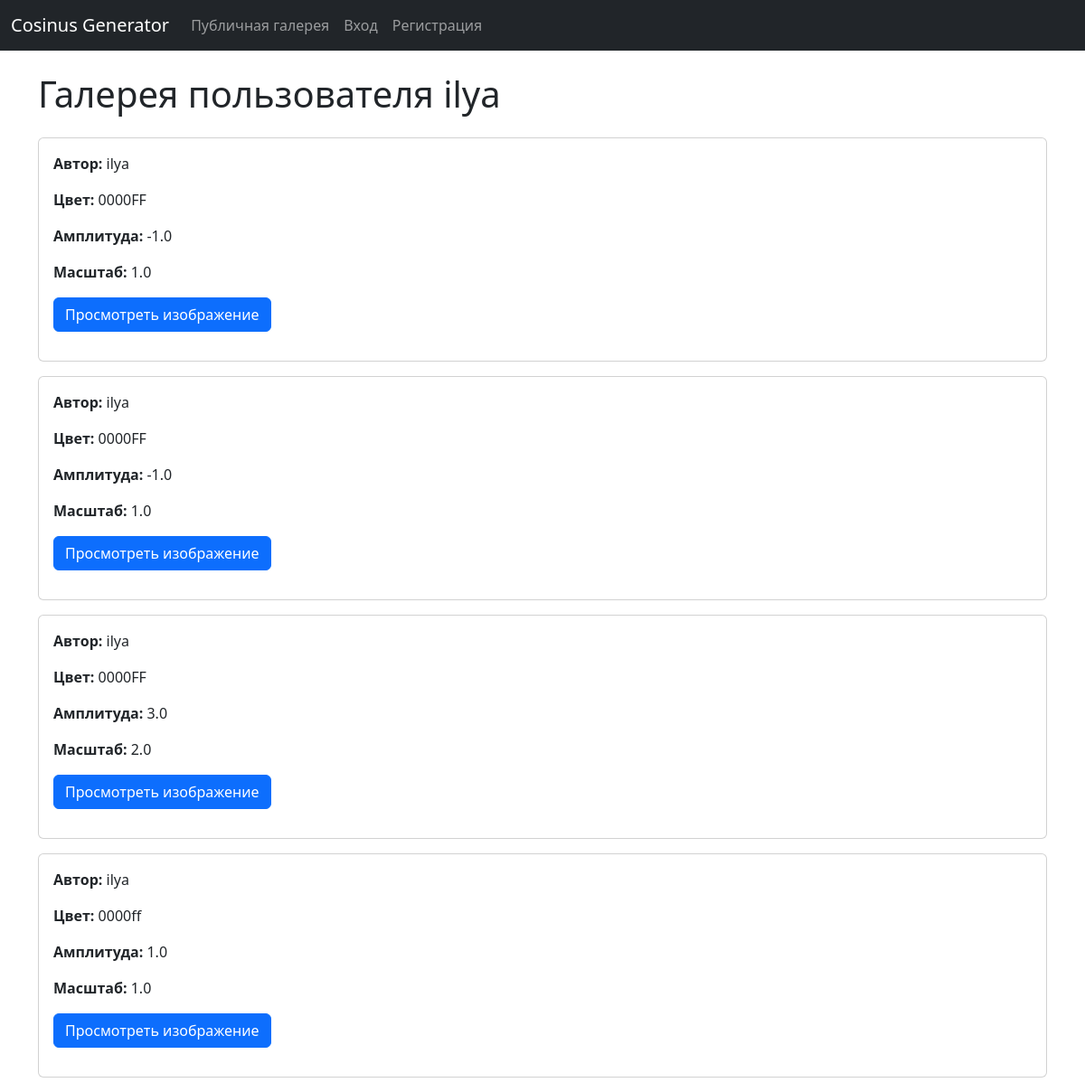
The page /gallery/user/ilya/ on the database its author committed.
### images/models.py (models this page shows, shortened)
class User(AbstractUser): # Определение кастомной модели пользователя, наследующейся от AbstractUser
    groups = models.ManyToManyField(
        'auth.Group',
        related_name='images_user_groups',  # Уникальное имя для обратного аксессора
        blank=True,
        help_text='The groups this user belongs to.',
        verbose_name='groups'
    )

class ImageConfig(models.Model):
    user = models.ForeignKey(User, on_delete=models.CASCADE, related_name='image_configs')
    color = models.CharField(max_length=7, default='#0000FF')  # HEX-код цвета, по умолчанию синий
    amplitude = models.FloatField(
        validators=[MinValueValidator(0.1), MaxValueValidator(10.0)], default=1.0
    )  # Амплитуда косинуса
    scale = models.FloatField(
        validators=[MinValueValidator(0.1), MaxValueValidator(10.0)], default=1.0
    )  # Масштаб графика
    created_at = models.DateTimeField(auto_now_add=True)
    class Meta:
        ordering = ['-created_at']

### images/views.py (the view)
# urls.py: path('gallery/user/<str:username>/', views.user_gallery, name='user_gallery'),
def user_gallery(request, username):
    user = get_object_or_404(User, username=username)
    configs = ImageConfig.objects.filter(user=user)
    return render(request, 'gallery.html', {'configs': configs, 'gallery_user': user})

### images/templates/gallery.html (shortened to what this page needs)
{% extends "base.html" %}
{% block content %}
    <h1 class="mb-4">
        {% if gallery_user %}
            Галерея пользователя {{ gallery_user.username }}
        {% elif request.path == '/gallery/my/' %}
            Моя галерея
        {% else %}
            Публичная галерея
        {% endif %}
    </h1>
    {% if authors %}
        {% for author in authors %}
            <div class="card mb-3">
                <div class="card-body">
                    <p class="card-text"><strong>Автор:</strong> {{ author.username }}</p>
                    <a href="{% url 'user_gallery' author.username %}" class="btn btn-primary">Посмотреть галерею</a>
                </div>
            </div>
        {% endfor %}
    {% elif configs %}
        {% for config in configs %}
            <div class="card mb-3">
                <div class="card-body">
                    <p class="card-text"><strong>Автор:</strong> {{ config.user.username }}</p>
                    <p class="card-text"><strong>Цвет:</strong> {{ config.color }}</p>
                    <p class="card-text"><strong>Амплитуда:</strong> {{ config.amplitude }}</p>
                    <p class="card-text"><strong>Масштаб:</strong> {{ config.scale }}</p>
                    <a href="{% url 'image_detail' config.pk %}" class="btn btn-primary">Просмотреть изображение</a>
                </div>
            </div>
        {% endfor %}
    {% else %}
        <p class="text-muted">Конфигурации или авторы не найдены.</p>
    {% endif %}
{% endblock %}

### rows shown on the page
User: username "ilya"
ImageConfig: user.username "ilya", color "0000FF", amplitude "-1.0", scale "1.0"
ImageConfig: user.username "ilya", color "0000FF", amplitude "-1.0", scale "1.0"
ImageConfig: user.username "ilya", color "0000FF", amplitude "3.0", scale "2.0"
ImageConfig: user.username "ilya", color "0000ff", amplitude "1.0", scale "1.0"
